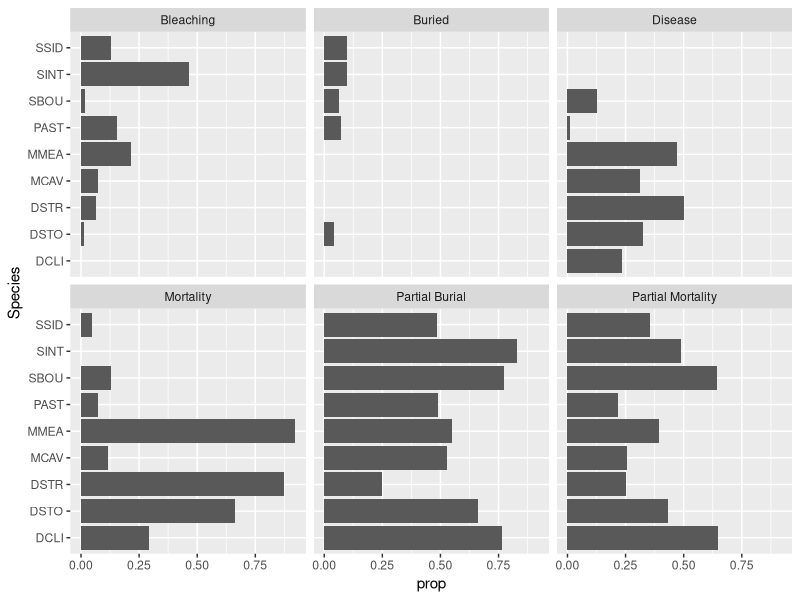
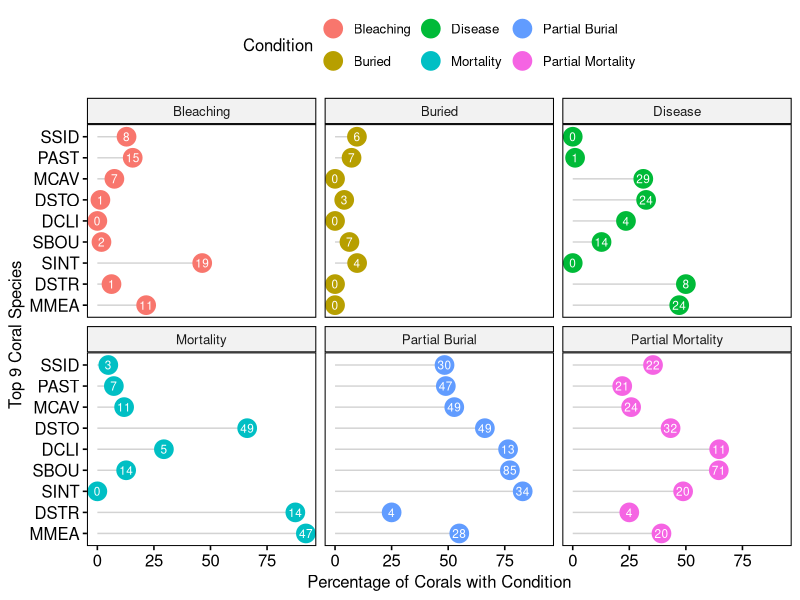
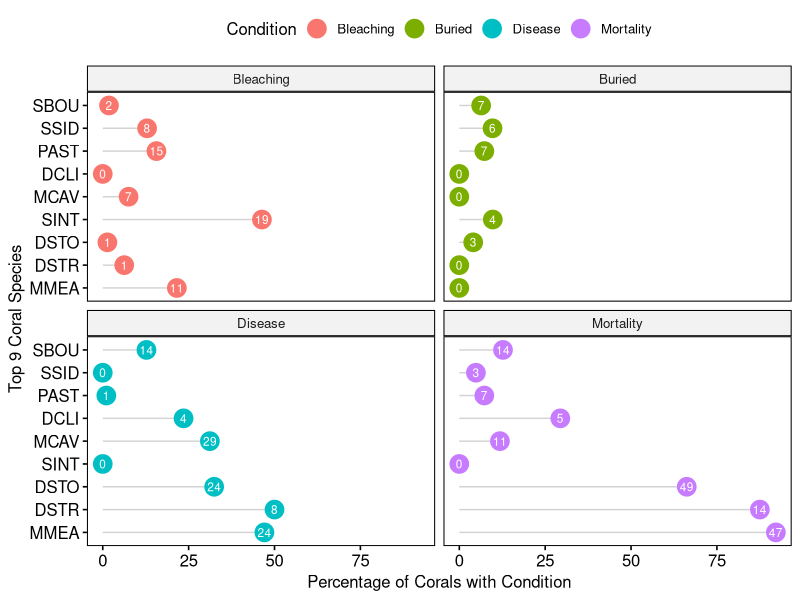
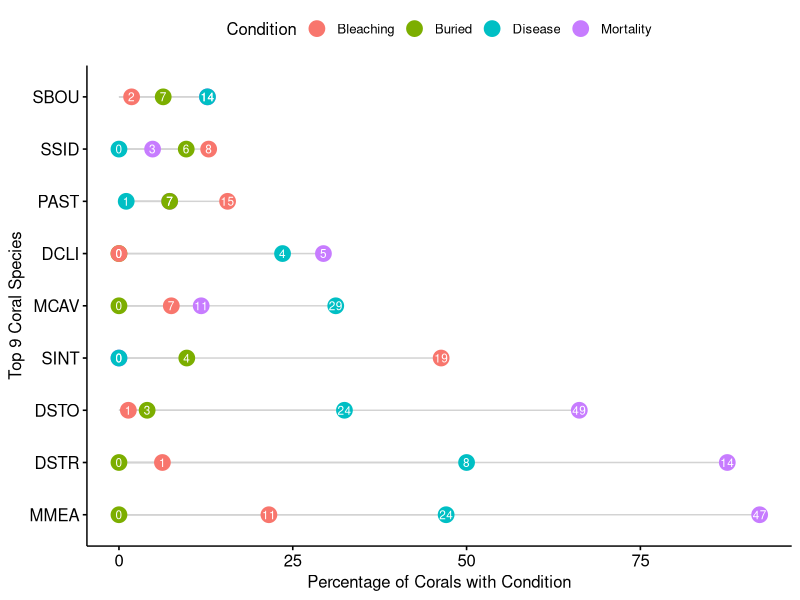
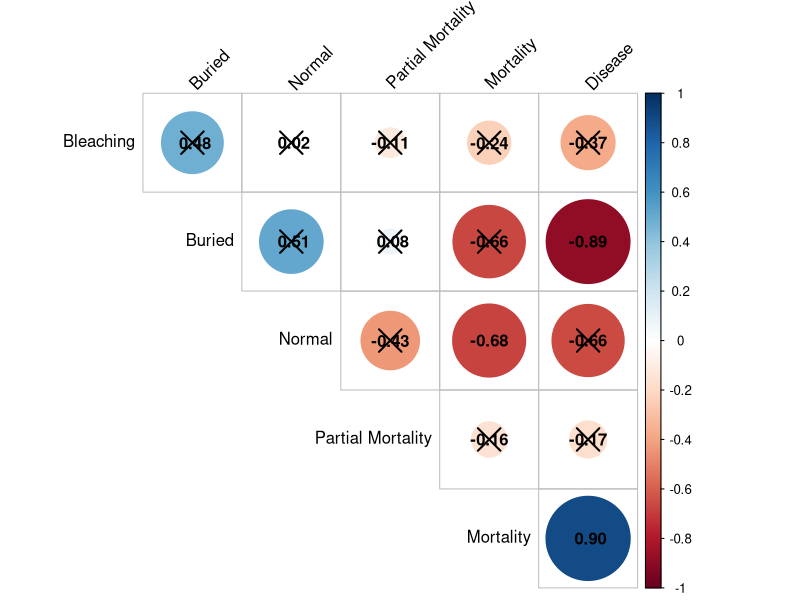
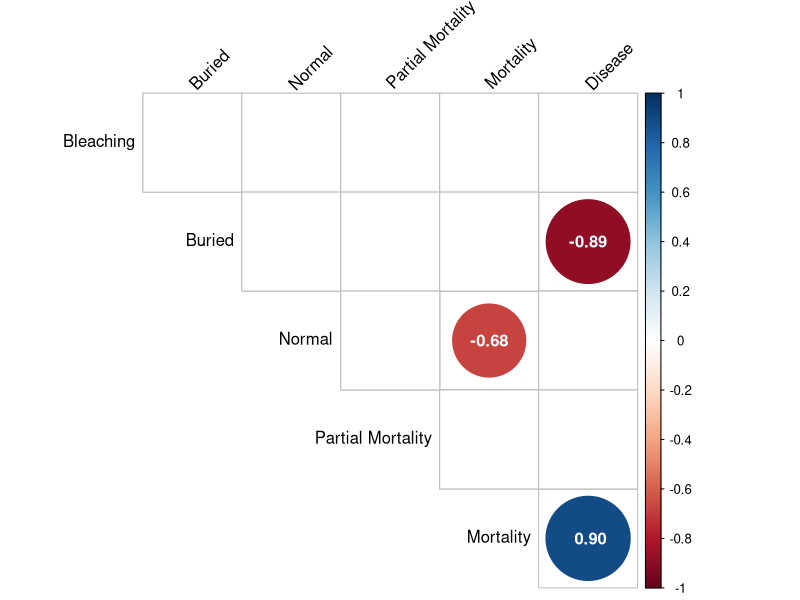
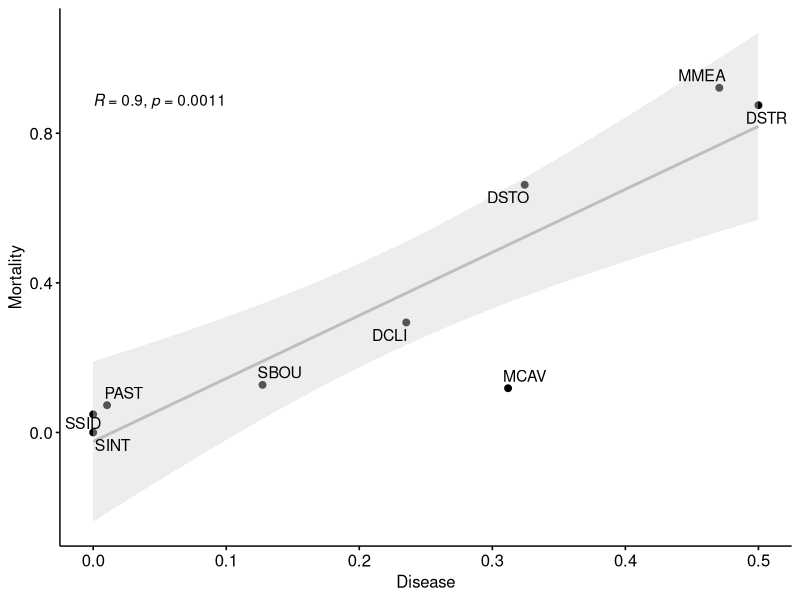

Write the R code that produced these figures, in order.
## ---- chunk 1
rm(list = ls())
knitr::opts_chunk$set(echo = TRUE, error = FALSE, fig.path='Figures/', dev=c('png', 'pdf'))
## ---- chunk 2
library(knitr)
library(survival)
library(coda)
library(survminer)
library(dplyr)
library(ggplot2)
library(car)
library(tidyverse)
library(kableExtra)
library(ggpubr)
library(ggrepel)
library(patchwork)
#theme_bw()
## ---- chunk 3
df=read.csv("9sp_corr.csv") #time by months; excludes missing corals
glimpse(df)
## ---- chunk 4
df %>% filter(Condition %in% c("Bleaching","Disease","Buried", "Partial Burial","Partial Mortality","Mortality")) %>%
  mutate(prop = Value/Total.Individuals) %>%
  ggplot(aes(y=Species, x = prop)) +
  geom_bar(position = "stack", stat = "identity") +
  facet_wrap(~Condition)
## ---- chunk 5
df %>% filter(Condition %in% c("Bleaching","Disease","Buried", "Partial Burial","Partial Mortality","Mortality")) %>%
  mutate(prop = Value/Total.Individuals*100) %>%
  ggdotchart(x="Species", y = "prop",
             color = "Condition",
             rotate = TRUE,
             add = "segments",
             dot.size = 6,
             label = "Value",
             repel = FALSE,
             xlab = "Top 9 Coral Species",
             ylab = "Percentage of Corals with Condition",
             font.label = list(color = "white", size = 9, vjust = 0.5),
             facet.by = "Condition")
## ---- chunk 6
df %>% filter(Condition %in% c("Bleaching","Disease","Buried","Mortality")) %>%
  mutate(prop = Value/Total.Individuals*100) %>%
  ggdotchart(x="Species", y = "prop",
             color = "Condition",
             rotate = TRUE,
             add = "segments",
             dot.size = 6,
             label = "Value",
             repel = FALSE,
             xlab = "Top 9 Coral Species",
             ylab = "Percentage of Corals with Condition",
             font.label = list(color = "white", size = 9, vjust = 0.5),
             facet.by = "Condition")
## ---- chunk 7
df %>% filter(Condition %in% c("Bleaching","Disease","Buried","Mortality")) %>%
  mutate(prop = Value/Total.Individuals*100) %>%
  ggdotchart(x="Species", y = "prop",
             color = "Condition",
             rotate = TRUE,
             add = "segments",
             dot.size = 5,
             label = "Value",
             repel = FALSE,
             xlab = "Top 9 Coral Species",
             ylab = "Percentage of Corals with Condition",
             font.label = list(color = "white", size = 9, vjust = 0.5))
## ---- chunk 8
library(reshape2)
df_w <- dcast(df, Species ~ Condition, value.var="Percentage")
kable(df_w)
## ---- chunk 9
#Select 
df_corr <- df_w %>% select(Mortality, Buried, Disease, Bleaching, Normal, "Partial Mortality")
head(df_corr)
res <- cor(df_corr)
round(res,2)
## ---- chunk 10
library(Hmisc)
res2 <-rcorr(as.matrix(df_corr))
res2
## ---- chunk 11
library(corrplot)
corrplot(res, type = "upper", order = "hclust",
         tl.col = "black", tl.srt = 45, 
         addCoef.col = "black",
         p.mat = res2$P, sig.level = 0.05,
         diag = FALSE)
## ---- chunk 12
corrplot(res2$r, type="upper", order="hclust", 
         tl.col = "black", tl.srt = 45, 
         addCoef.col = "white",
         p.mat = res2$P, sig.level = 0.05, insig = "blank",
         diag = FALSE)
## ---- chunk 13
ggscatter(df_w, y = "Mortality", x = "Disease",
       add = "reg.line",
       conf.int = TRUE,
       label = "Species",
       repel = TRUE,
       add.params = list(color = "grey",
                         fill = "lightgray")
       ) + 
  stat_cor() #Add correlation coeff
